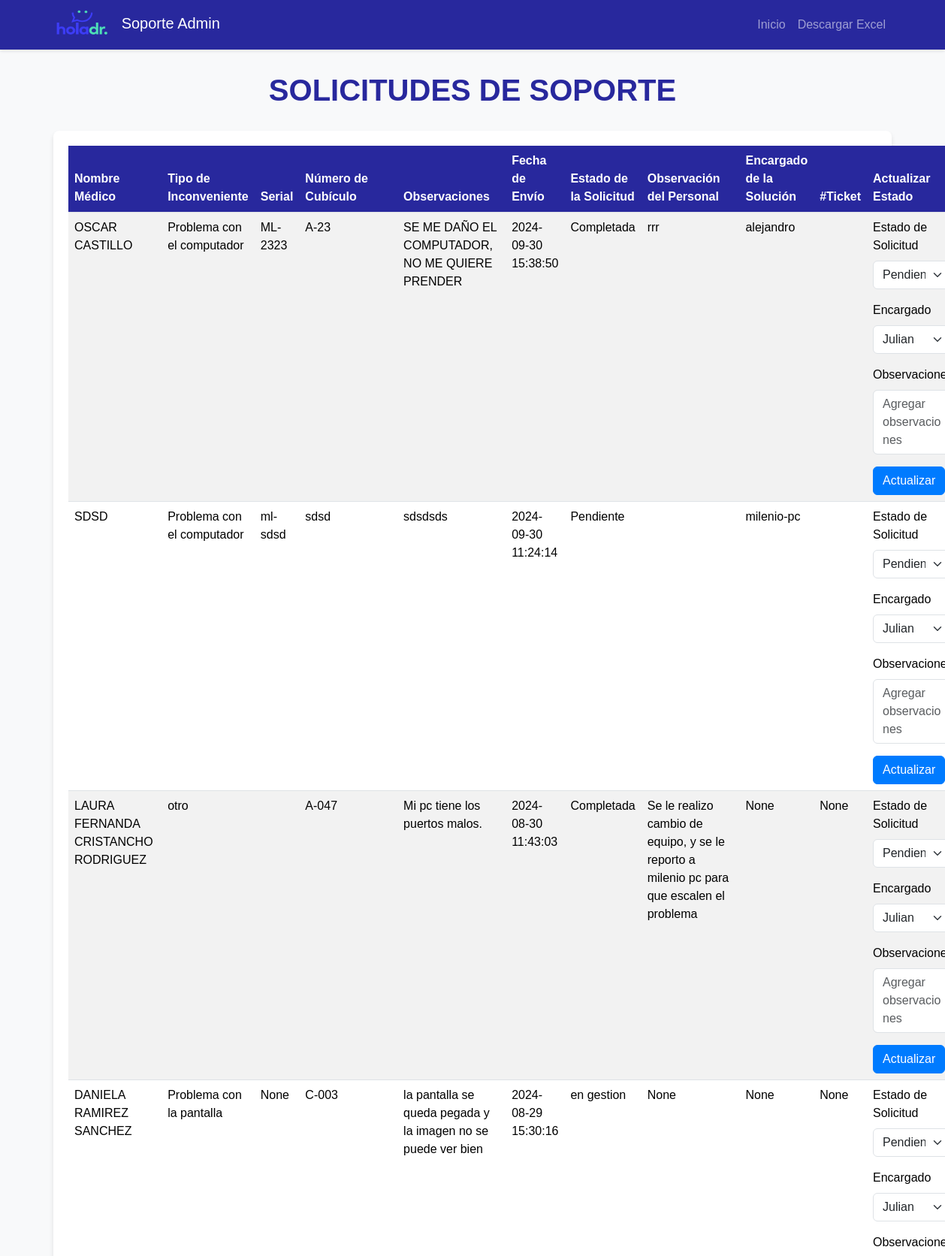
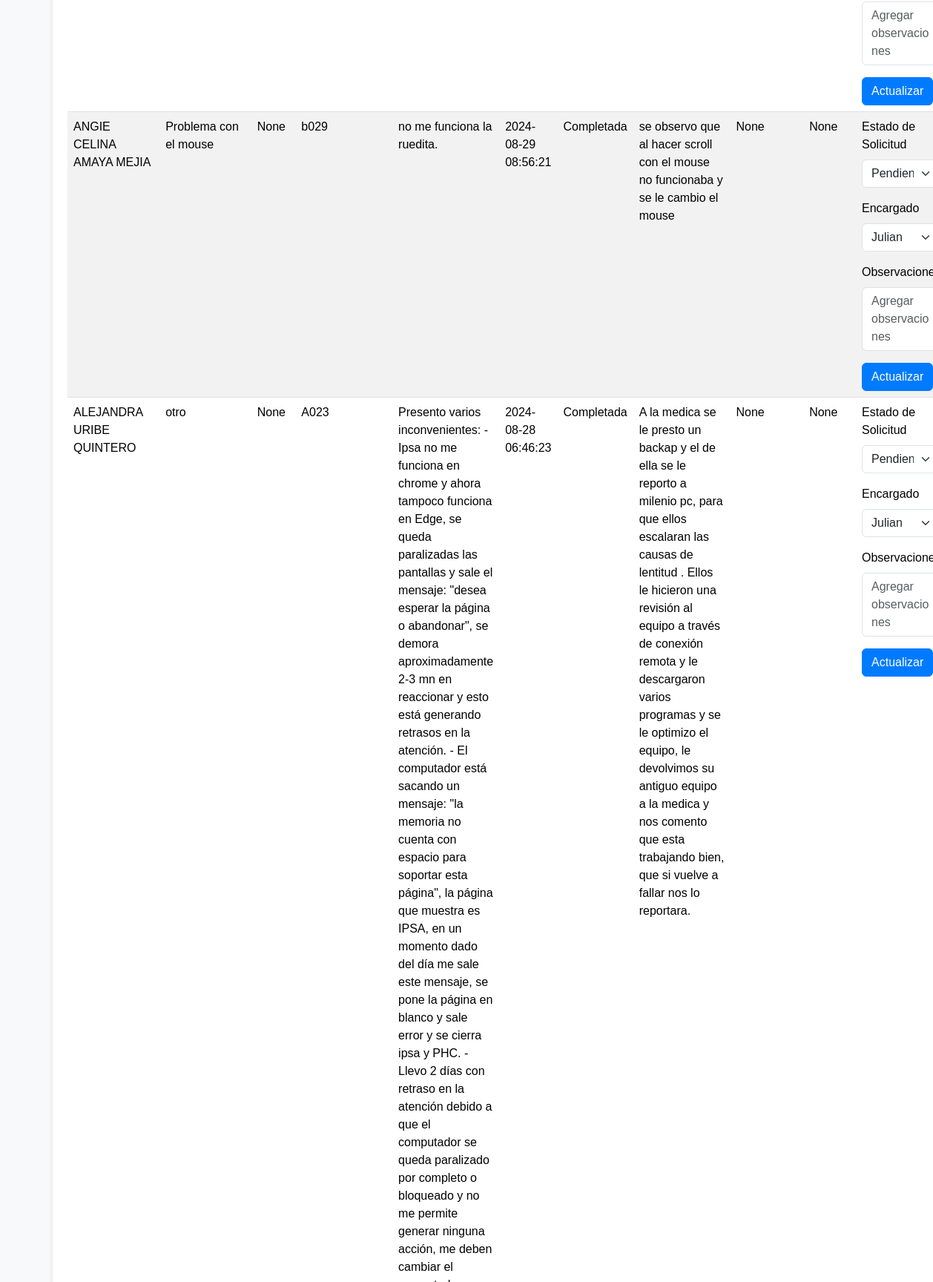
The app's page /estado_solicitud (upper part) with its own data (2 pictures, top to bottom).
### tables this page shows
CREATE TABLE "solicitar_soporte" (
	"nombres_completos"	TEXT,
	"tipo_de_inconveniente"	TEXT,
	"numero_cubiculo"	TEXT,
	"observaciones"	TEXT,
	"fecha_envio"	TEXT,
	"estado_de_solicitud"	NUMERIC,
	"observaciones2"	TEXT,
	"serial"	TEXT,
	"encargado"	TEXT,
	"ticket"	TEXT
);

### app.py (the view)
@app.route('/estado_solicitud')
def estado_solicitud1():
    conn = sqlite3.connect('registro.db')
    c = conn.cursor()
    c.execute("SELECT * FROM solicitar_soporte ORDER BY fecha_envio DESC")
    rows = c.fetchall()
    conn.close()
    return render_template('estado_solicitud.html', rows=rows)

### templates/estado_solicitud.html (shortened to what this page needs)
<!DOCTYPE html>
<html lang="es">
<head>
    <link href="https://cdn.jsdelivr.net/npm/bootstrap@5.3.3/dist/css/bootstrap.min.css" rel="stylesheet"
>
    <link rel="stylesheet" href="../static/css/estado_solicitud.css">
</head>
<body>
    <nav class="navbar navbar-expand-lg navbar-dark">
        <div class="container">
            <a class="navbar-brand" href="/admin">
                <img src="/static/imagenes/logo2.png" alt="Logo">
                Soporte Admin
            </a>
            <div class="collapse navbar-collapse" id="navbarNav">
                <ul class="navbar-nav ms-auto">
                    <li class="nav-item">
                        <a class="nav-link" href="/admin">Inicio</a>
                    </li>
                    <li class="nav-item">
                        <a class="nav-link" href="/exportar_a_excel3">Descargar Excel</a>
                    </li>
                </ul>
            </div>
        </div>
    </nav>
    <main class="container">
        <h1>SOLICITUDES DE SOPORTE</h1>
        <div class="table-container">
            <table class="table table-striped table-hover">
                <thead>
                    <tr>
                        <th>Nombre Médico</th>
                        <th>Tipo de Inconveniente</th>
                        <th>Serial</th>
                        <th>Número de Cubículo</th>
                        <th>Observaciones</th>
                        <th>Fecha de Envío</th>
                        <th>Estado de la Solicitud</th>
                        <th>Observación del Personal</th>
                        <th>Encargado de la Solución</th>
                        <th>#Ticket</th>
                        <th>Actualizar Estado</th>
                    </tr>
                </thead>
                <tbody>
                    {% for row in rows %}
                    <tr>
                        <td>{{ row[0] }}</td>
                        <td>{{ row[1] }}</td>
                        <td>{{ row[7] }}</td>
                        <td>{{ row[2] }}</td>
                        <td>{{ row[3] }}</td>
                        <td>{{ row[4] }}</td>
                        <td>{{ row[5] }}</td>
                        <td>{{ row[6] }}</td>
                        <td>{{ row[8] }}</td>
                        <td>{{ row[9] }}</td>
                        <td>
                            <form action="/actualizar_estado2/{{ row[4] }}" method="post">
                                <div class="mb-3">
                                    <label for="estado_de_solicitud" class="form-label">Estado de Solicitud</label>
                                    <select name="estado_de_solicitud" class="form-select">
                                        <option value="Pendiente">Pendiente</option>
                                    </select>
                                </div>
                                <div class="mb-3">
                                    <label for="encargado" class="form-label">Encargado</label>
                                    <select name="encargado" class="form-select" id="encargado"
                                        onchange="toggleTicketField()">
                                        <option value="julian">Julian</option>
                                    </select>
                                </div>
                                <div class="mb-3">
                                    <label for="observaciones2" class="form-label">Observaciones</label>
                                    <textarea name="observaciones2" class="form-control" rows="3"
                                        placeholder="Agregar observaciones"></textarea>
                                </div>
                                <button type="submit" class="btn btn-primary">Actualizar</button>
                            </form>
                        </td>
                    </tr>
                    {% endfor %}
                </tbody>
            </table>
        </div>
    </main>
</body>
</html>

### static/css/estado_solicitud.css (style rules this page uses)
:root { --primary-color: #28289D; --secondary-color: #f8f9fa; --accent-color: #007bff; }
body { font-family: 'Arial', sans-serif; background-color: var(--secondary-color); }
.navbar { background-color: var(--primary-color) !important; box-shadow: 0 2px 4px rgba(0, 0, 0, 0.1); }
.navbar-brand img { height: 40px; margin-right: 10px; }
h1 { color: var(--primary-color); text-align: center; margin: 30px 0; font-weight: bold; }
.table-container { background-color: white; border-radius: 8px; box-shadow: 0 4px 6px rgba(0, 0, 0, 0.1); padding: 20px; margin-bottom: 30px; }
.table { margin-bottom: 0; }
.table th { background-color: var(--primary-color); color: white; font-weight: bold; }
.table-striped tbody tr:nth-of-type(odd) { background-color: rgba(0, 0, 0, 0.05); }
.btn-primary { background-color: var(--accent-color); border-color: var(--accent-color); }
.form-select, .form-control { margin-bottom: 10px; }

### records on screen
solicitar_soporte: nombres_completos "OSCAR CASTILLO", tipo_de_inconveniente "Problema con el computador", serial "ML-2323", numero_cubiculo "A-23", observaciones "SE ME DAÑO EL COMPUTADOR, NO ME QUIERE PRENDER", fecha_envio "2024-09-30 15:38:50", estado_de_solicitud "Completada", observaciones2 "rrr", encargado "alejandro"
solicitar_soporte: nombres_completos "SDSD", tipo_de_inconveniente "Problema con el computador", serial "ml-sdsd", numero_cubiculo "sdsd", observaciones "sdsdsds", fecha_envio "2024-09-30 11:24:14", estado_de_solicitud "Pendiente", encargado "milenio-pc"
solicitar_soporte: nombres_completos "LAURA FERNANDA CRISTANCHO RODRIGUEZ", tipo_de_inconveniente "otro", numero_cubiculo "A-047", observaciones "Mi pc tiene los puertos malos.", fecha_envio "2024-08-30 11:43:03", estado_de_solicitud "Completada", observaciones2 "Se le realizo cambio de equipo, y se le reporto a milenio pc para que escalen el problema", row "None"
solicitar_soporte: nombres_completos "DANIELA RAMIREZ SANCHEZ", tipo_de_inconveniente "Problema con la pantalla", row "None", numero_cubiculo "C-003", observaciones "la pantalla se queda pegada y la imagen no se puede ver bien", fecha_envio "2024-08-29 15:30:16", estado_de_solicitud "en gestion"
solicitar_soporte: nombres_completos "ANGIE CELINA AMAYA MEJIA", tipo_de_inconveniente "Problema con el mouse", row "None", numero_cubiculo "b029", observaciones "no me funciona la ruedita.", fecha_envio "2024-08-29 08:56:21", estado_de_solicitud "Completada", observaciones2 "se observo que al hacer scroll con el mouse no funcionaba y se le cambio el mouse"
solicitar_soporte: nombres_completos "ALEJANDRA URIBE QUINTERO", tipo_de_inconveniente "otro", row "None", numero_cubiculo "A023", fecha_envio "2024-08-28 06:46:23", estado_de_solicitud "Completada", observaciones2 "A la medica se le presto un backap y el de ella se le reporto a milenio pc, para que ellos escalaran las causas de lentitud . Ellos le hicieron una revisión al equipo a través de conexión remota y le descargaron varios programas y se le optimizo el equipo, le devolvimos su antiguo equipo a la medica y nos comento que esta trabajando bien, que si vuelve a fallar nos lo reportara."
